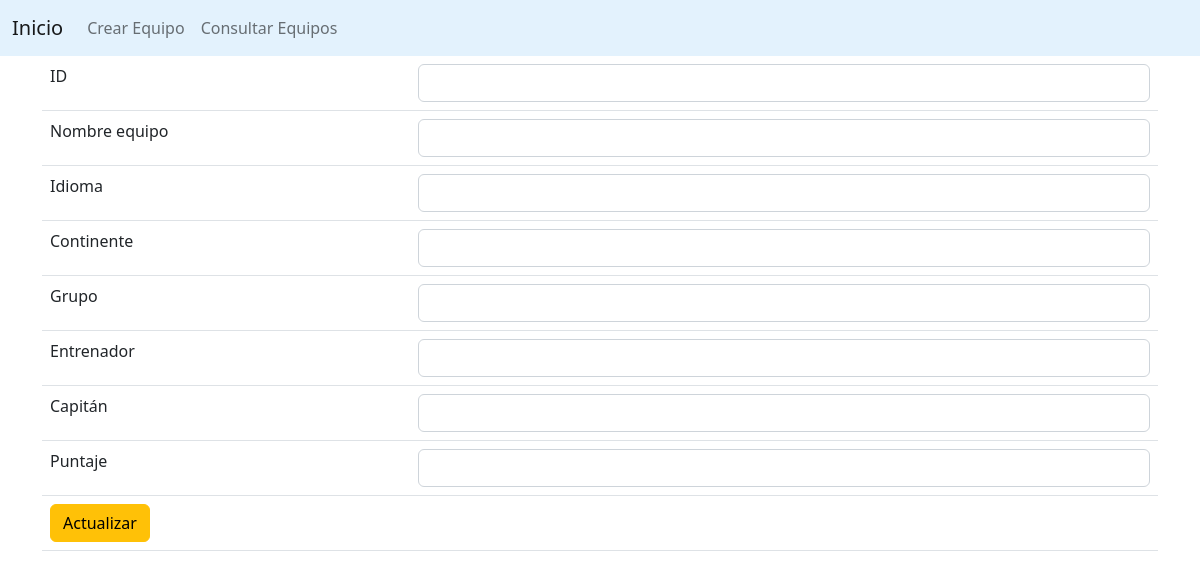
The page /19/edit on the database as committed earlier.
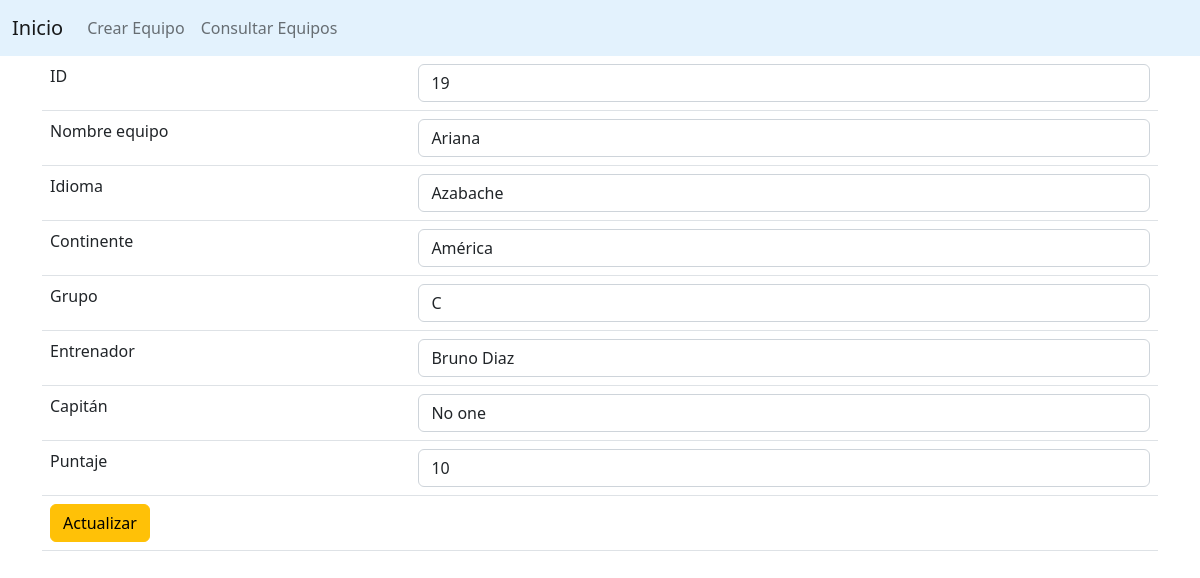
The same page on the database as committed later.
### models.py (models this page shows, shortened)
class ContactModel(db.Model):
	__tablename__ = "contacts"
	id = db.Column(db.Integer, primary_key=True)
	pais = db.Column(db.String())
	idioma = db.Column(db.String())
	continente = db.Column(db.String())
	grupo = db.Column(db.String())
	entrenador = db.Column(db.String())
	capitan = db.Column(db.String())
	puntaje = db.Column(db.Integer())

### app.py (the view)
@app.route('/<int:id>/edit', methods = ['GET'])
def returnUpdate(id):
	contact = ContactModel.query.filter_by(id=id).first()
	return render_template('update.html', contact = contact)

### templates/update.html (shortened to what this page needs)
{% extends 'master.html' %}
{% block body %}
<div class="container">
	<form method="post" action="/edit">
		<table class="table">
			<tr>
				<td>ID</td>
				<td><input type="text" name="id" class="form-control" value="{{ contact.id }}"></td>
			</tr>
			<tr>
				<td>Nombre equipo</td>
				<td><input type="text" name="pais" class="form-control" value="{{ contact.pais }}"></td>
			</tr>
			<tr>
				<td>Idioma</td>
				<td><input type="text" name="idioma" class="form-control" value="{{ contact.idioma }}"></td>
			</tr>
			<tr>
				<td>Continente</td>
				<td><input type="text" name="continente" class="form-control" value="{{ contact.continente }}"></td>
			</tr>
			<tr>
				<td>Grupo</td>
				<td><input type="text" name="grupo" class="form-control" value="{{ contact.grupo }}"></td>
			</tr>
			<tr>
				<td>Entrenador</td>
				<td><input type="text" name="entrenador" class="form-control" value="{{ contact.entrenador }}"></td>
			</tr>
			<tr>
				<td>Capitán</td>
				<td><input type="text" name="capitan" class="form-control" value="{{ contact.capitan }}"></td>
			</tr>
			<tr>
				<td>Puntaje</td>
				<td><input type="text" name="puntaje" class="form-control" value="{{ contact.puntaje }}"></td>
			</tr>
			<tr>
				<td colspan="2">
					<input type="submit" name="submit" value="Actualizar" class="btn btn-warning">
				</td>
			</tr>
		</table>
	</form>
</div>
{% endblock %}

Rows that differ between the two databases and show on the page:
added ContactModel: id "19", pais "Ariana", idioma "Azabache", continente "América", grupo "C", entrenador "Bruno Diaz", capitan "No one", puntaje "10"
